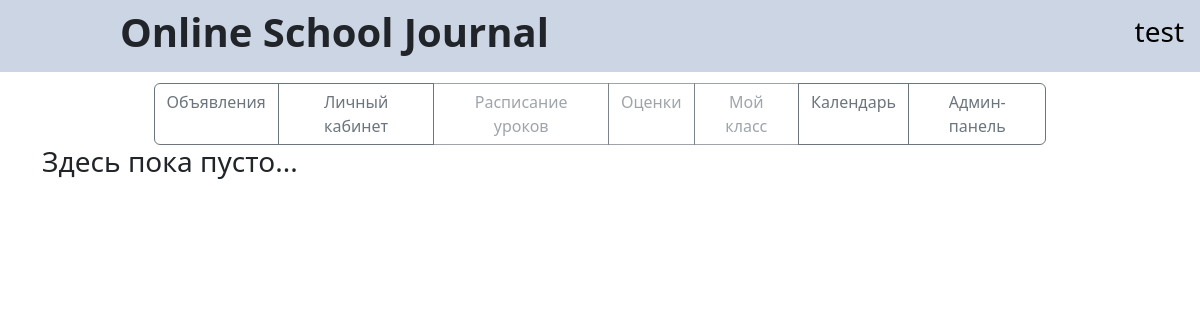
Before: /menu/ads (signed in) with the older database file.
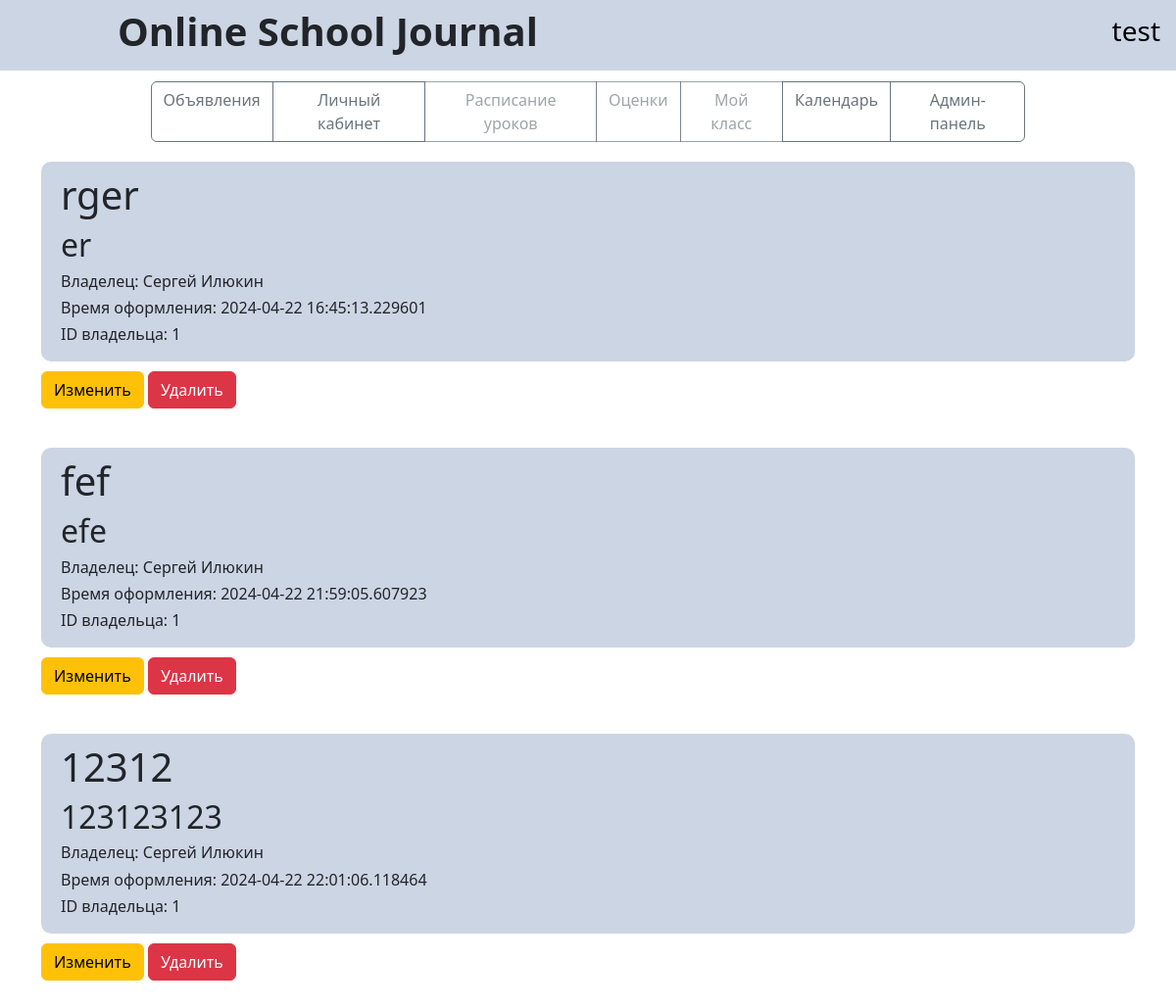
After: the same page with the newer database file.
### data/user_forming.py (models this page shows, shortened)
class User(SqlAlchemyBase, UserMixin):
    __tablename__ = 'users'
    id = sqlalchemy.Column(sqlalchemy.Integer,
                           primary_key=True, autoincrement=True)
    role = sqlalchemy.Column(sqlalchemy.String, nullable=True)
    login = sqlalchemy.Column(sqlalchemy.String, nullable=True, unique=True)
    hashed_password = sqlalchemy.Column(sqlalchemy.String, nullable=True)
    surname = sqlalchemy.Column(sqlalchemy.String, nullable=True)
    name = sqlalchemy.Column(sqlalchemy.String, nullable=True)
    age = sqlalchemy.Column(sqlalchemy.Integer, nullable=True)
    address = sqlalchemy.Column(sqlalchemy.String, nullable=True)
    modified_date = sqlalchemy.Column(sqlalchemy.DateTime,
                                      default=datetime.datetime.now)
    class_student = sqlalchemy.Column(sqlalchemy.String, nullable=True)
    marks = orm.relationship("Marks", back_populates='user')

### data/ads_forming.py (models this page shows)
class Ads(SqlAlchemyBase):
    __tablename__ = 'ads'
    id = sqlalchemy.Column(sqlalchemy.Integer,
                           primary_key=True, autoincrement=True)
    owner_id = sqlalchemy.Column(sqlalchemy.Integer,
                                 sqlalchemy.ForeignKey("users.id"))
    ad_name = sqlalchemy.Column(sqlalchemy.String, nullable=True)
    discription = sqlalchemy.Column(sqlalchemy.String, nullable=True)
    date = sqlalchemy.Column(sqlalchemy.DateTime,
                                      default=datetime.datetime.now)
    user = orm.relationship("User")

### main.py (the view)
@app.route("/menu/ads", methods=['GET', 'POST'])
@login_required
def menu_ads():
    if current_user.is_authenticated:
        db_sess = db_session.create_session()
        ads = db_sess.query(Ads).all()
        return render_template("menu_ads.html", current_user=current_user, ads=ads)
    return redirect("/login")

### data/db_session.py (called while the page is built)
def create_session() -> Session:
    global __factory
    return __factory()

### main.py (called while the page is built)
@login_manager.user_loader
def load_user(user_id):
    db_sess = db_session.create_session()
    return db_sess.get(User, user_id)

### templates/menu_ads.html
{% extends "main.html" %}
{% block content %}
{% if ads %}
{% for item in ads %}
<div class="ads" style="background-color: #ccd5e3; box-sizing: border-box; border-radius: 10px 10px 10px 10px; margin-top:20px; margin-bottom:10px">
    <div style="margin-left: 10px; padding: 10px 10px 10px 10px; word-wrap: normal">
    <h1 style="word-wrap: break-word">
        {{item.ad_name}}
    </h1>
    <h2 style="word-wrap: break-word">{{item.discription}}</h2>
    <h6>Владелец: {{current_user.name}} {{current_user.surname}}</h6>
    <h6>Время оформления: {{item.date}}</h6>
    <h6>ID владельца: {{item.owner_id}}</h6>
        </div>
</div>
{% if current_user.is_authenticated and current_user.id == item.owner_id or current_user.role == "admin" %}
    <div style="margin-bottom:40px">
        <a href="/ads/edit/{{ item.id }}" class="btn btn-warning">
            Изменить
        </a>
        <a href="/ads/delete/{{ item.id }}" class="btn btn-danger">
            Удалить
        </a>
    </div>
{% endif %}
{% endfor %}
{% else %}
<h3 style="">Здесь пока пусто...</h3>
{% endif %}
{% endblock %}

### templates/main.html (shortened to what this page needs)
<!doctype html>
<html lang="ru">
<head>
	<link rel="stylesheet" href="/static/css/style.css">
	<link href="https://cdn.jsdelivr.net/npm/bootstrap@5.3.0/dist/css/bootstrap.min.css" rel="stylesheet"
>
</head>
<body>
	<header>
		<nav class="navbar navbar-light">
			<h1 id="title">Online School Journal</h1>
			 {% if current_user.is_authenticated %}
			 <a class="navbar-brand" href="/menu/profile"><h3>{{ current_user.login }}</h3></a>
			 {% endif %}
		</nav>
	</header>
	<main role="main" class="container">
        <div id="tabs" class="btn-group">
            <a href="/menu/ads" class="btn btn-outline-secondary">Объявления</a>
            <a href="/menu/profile" class="btn btn-outline-secondary">Личный кабинет</a>
            <a href="/menu/timetable" class="btn btn-outline-secondary disabled" aria-disabled="true">Расписание уроков</a>
            <a href="/menu/marks" class="btn btn-outline-secondary disabled" aria-disabled="true">Оценки</a>
            <a href="/menu/class" class="btn btn-outline-secondary disabled" aria-disabled="true">Мой класс</a>
            <a href="/menu/calendar" class="btn btn-outline-secondary">Календарь</a>
            {% if current_user.role == "admin" %}
            <a href="/menu/admin" class="btn btn-outline-secondary">Админ-панель</a>
            {% endif %}
        </div>
        {% block content %}{% endblock %}
    </main>
</body>
</html>

Changed rows visible on the page:
added Ads: ad_name "rger", discription "er", {{ current_user.name }} "Сергей", {{ current_user.surname }} "Илюкин", date "2024-04-22 16:45:13.229601", owner_id "1"
added Ads: ad_name "fef", discription "efe", {{ current_user.name }} "Сергей", {{ current_user.surname }} "Илюкин", date "2024-04-22 21:59:05.607923", owner_id "1"
added Ads: ad_name "12312", discription "123123123", {{ current_user.name }} "Сергей", {{ current_user.surname }} "Илюкин", date "2024-04-22 22:01:06.118464", owner_id "1"
Other visible differences:
text no longer shown: "Здесь пока пусто..."
